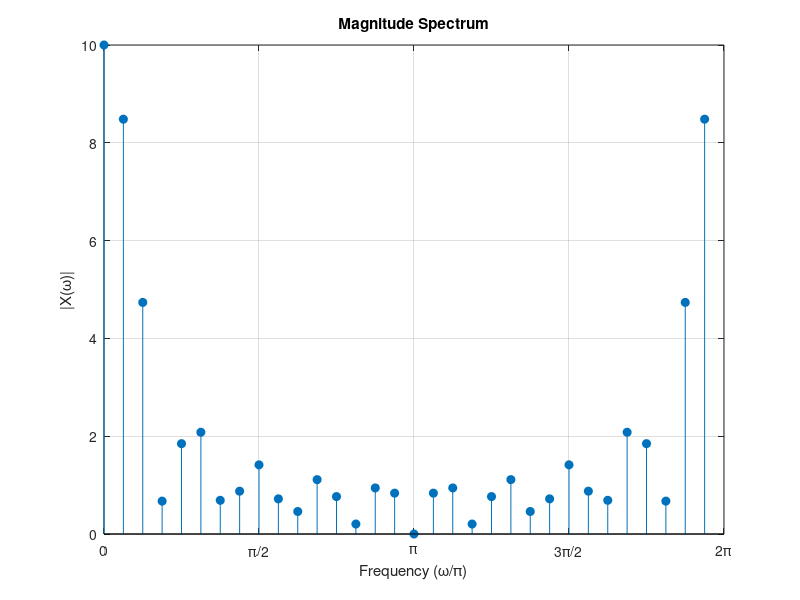
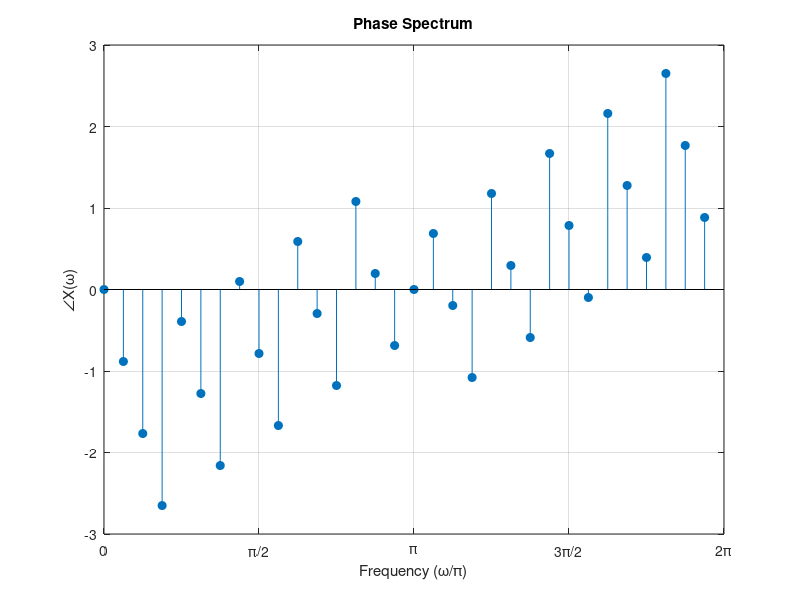
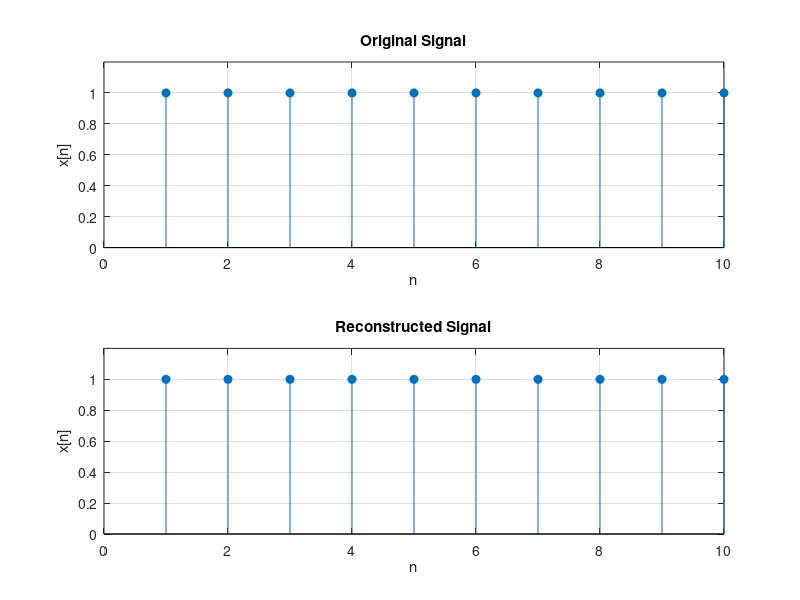

MATLAB code for these plots, in order:
N = 32; % Number of points, bigger for clarity
x = [ones(1,10), zeros(1,N-10)];

% Calculate DFT
X = fft(x);

% Calculate frequency axis (in pi notation)
k = 0:N-1;
w = (k/N)*2;

% Plot the magnitude spectrum
figure(1);
stem(w, abs(X), 'filled');
xlabel('Frequency (\omega/\pi)');
ylabel('|X(\omega)|');
title('Magnitude Spectrum');
xlim([0 2]);
xticks(0:0.5:2);
xticklabels({'0', '\pi/2', '\pi', '3\pi/2', '2\pi'});
grid on;

% Plot the phase spectrum
figure(2);
stem(w, angle(X), 'filled');
xlabel('Frequency (\omega/\pi)');
ylabel('∠X(\omega)');
title('Phase Spectrum');
xlim([0 2]);
xticks(0:0.5:2);
xticklabels({'0', '\pi/2', '\pi', '3\pi/2', '2\pi'});
grid on;

% Reconstruct the signal using ifft
x_reconstructed = ifft(X);

% Plot original and reconstructed signals (only the first 10 points)
figure(3);
subplot(2,1,1);
stem(1:10, x(1:10), 'filled');
title('Original Signal');
xlabel('n');
ylabel('x[n]');
ylim([0 1.2]);
grid on;

subplot(2,1,2);
stem(1:10, x_reconstructed(1:10), 'filled');
title('Reconstructed Signal');
xlabel('n');
ylabel('x[n]');
ylim([0 1.2]);
grid on;